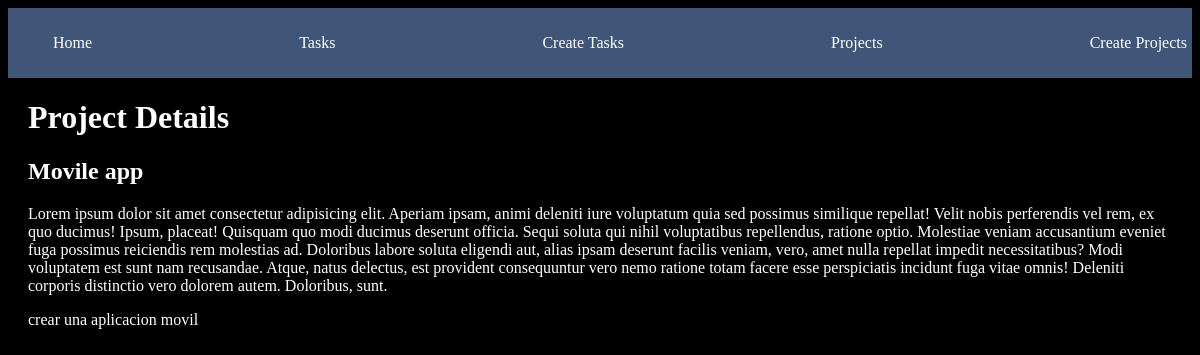
Before: /project_details/1 with the older database file.
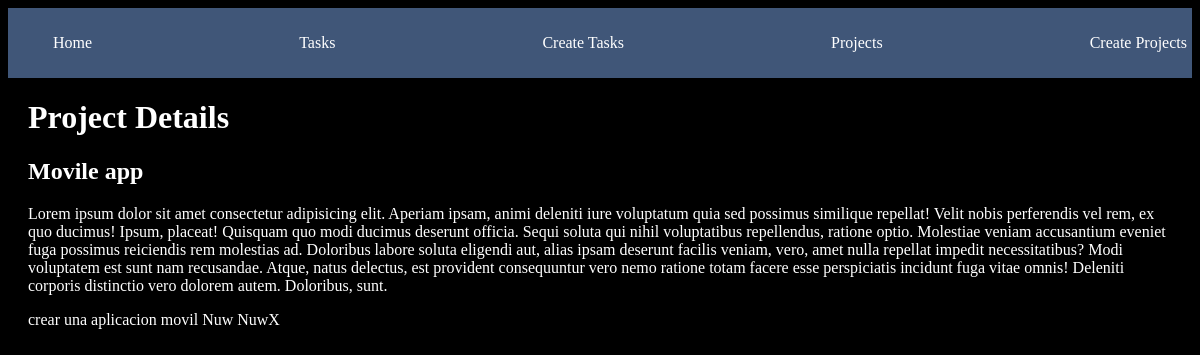
After: the same page with the newer database file.
### myapp/models.py (models this page shows, shortened)
class Tasks(models.Model):
    title = models.CharField(max_length=200)
    description = models.TextField()
    project = models.ForeignKey(Project, on_delete=models.CASCADE)
    done = models.BooleanField(default=False)

### myapp/views.py (the view)
# urls.py: path('project_details/<int:id>', views.poject_details, name='project_details'),
def poject_details(request, id):
    project = get_object_or_404(Project, id=id)
    tasks = Tasks.objects.filter(project_id=id)
    return render(request, 'projects/detail.html', {
        "project": project,
        "tasks" : tasks
    })

### myapp/templates/projects/detail.html
{%extends 'layouts/base.html'%}
{%block content%}
<h1>Project Details</h1>
<h2>{{project.name}}</h2>
<p>Lorem ipsum dolor sit amet consectetur adipisicing elit. Aperiam ipsam, animi deleniti iure voluptatum quia sed possimus similique repellat! Velit nobis perferendis vel rem, ex quo ducimus! Ipsum, placeat! Quisquam quo modi ducimus deserunt officia. Sequi soluta qui nihil voluptatibus repellendus, ratione optio. Molestiae veniam accusantium eveniet fuga possimus reiciendis rem molestias ad. Doloribus labore soluta eligendi aut, alias ipsam deserunt facilis veniam, vero, amet nulla repellat impedit necessitatibus? Modi voluptatem est sunt nam recusandae. Atque, natus delectus, est provident consequuntur vero nemo ratione totam facere esse perspiciatis incidunt fuga vitae omnis! Deleniti corporis distinctio vero dolorem autem. Doloribus, sunt.</p>
{%for task in tasks%}
{{task.title}}
{%endfor%}
{%endblock%}

Changed rows visible on the page:
added Tasks: title "Nuw"
added Tasks: title "NuwX"
